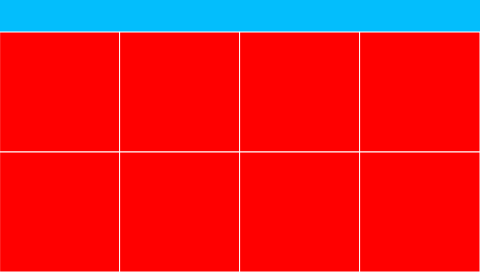
Frame 1 (no input)
Frame 60 (no input): identical to frame 1, image omitted
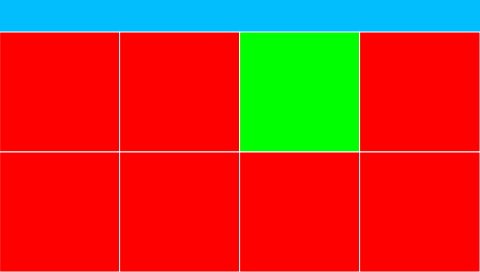
Frame 120 (the mouse pressed at the canvas centre since frame 60)

The p5.js sketch that drew these frames (run headless with seeded random() and noise() and a simulated clock; from frame 60 on, the mouse is pressed at the canvas centre):

// p5.js sketch
// ── sketch.js
function setup() {
  createCanvas(480, 272);
  grid = [
    [0,0,0,0],
    [0,0,0,0]
  ];
}

function draw() {
  background(0);
  
  noStroke()
  fill(3,190,252)
  rect(0,0,480,32)
  stroke(255)
  
  for(let j = 0; j < 4; j++){
    for(let i = 0; i < 2; i++){
      
      if(grid[i][j] == 1){
        fill(0,255,0)
      } else{
        fill(255,0,0)
      }
      
      rect(j*120,i*120+32,120,120)
    }
  }
}

function mousePressed(){
  if (mouseY < 272 && mouseY > 32){
    g = floor(mouseX/120);
    h = floor((mouseY-32)/120);
  
    grid[h][g] = 1
  }
}

function mouseReleased(){
  grid = [
    [0,0,0,0],
    [0,0,0,0]
  ];
}
